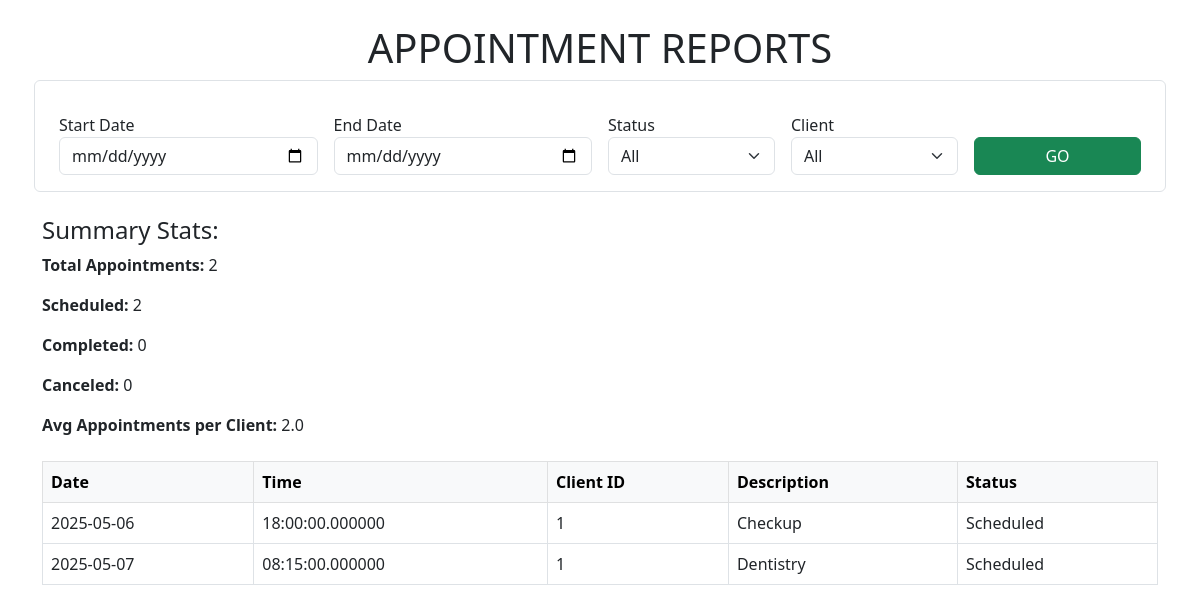
/report?client_id=1, run on the app's committed database.
### app.py (models this page shows)
class Appointment(db.Model):
    id = db.Column(db.Integer, primary_key=True)
    date = db.Column(db.Date, nullable=False, index=True)  # index
    time = db.Column(db.Time, nullable=False)
    description = db.Column(db.Text, nullable=True)
    client_id = db.Column(db.Integer, db.ForeignKey('client.id'), nullable=False, index=True)  # index
    status = db.Column(db.String(20), nullable=False, default="Scheduled", index=True)  # index

### app.py (the view)
@app.route('/report', methods=['GET'])
def report():
    date_from = request.args.get('date_from')
    date_to = request.args.get('date_to')
    status = request.args.get('status')
    client_id = request.args.get('client_id')
    sql_query = "SELECT * FROM Appointment WHERE 1=1"
    summary_query = "SELECT status, COUNT(*) as count FROM Appointment WHERE 1=1"
    avg_query = """
        SELECT AVG(cnt) FROM (
            SELECT COUNT(*) as cnt FROM Appointment WHERE 1=1
    """
    params = {}
    if date_from and date_to:
        sql_query += " AND date BETWEEN :date_from AND :date_to"
        summary_query += " AND date BETWEEN :date_from AND :date_to"
        avg_query += " AND date BETWEEN :date_from AND :date_to"
        params["date_from"] = date_from
        params["date_to"] = date_to
    if status:
        sql_query += " AND status = :status"
        summary_query += " AND status = :status"
        avg_query += " AND status = :status"
        params["status"] = status
    if client_id:
        sql_query += " AND client_id = :client_id"
        summary_query += " AND client_id = :client_id"
        avg_query += " AND client_id = :client_id"
        params["client_id"] = client_id
    avg_query += " GROUP BY client_id)"
    appointments = db.session.execute(text(sql_query), params).fetchall()
    status_counts = db.session.execute(text(summary_query), params).fetchall()
    avg_per_client = db.session.execute(text(avg_query), params).scalar()
    summary = {row.status: row.count for row in status_counts}
    total = sum(summary.values())
    clients = Client.query.all()
    statuses = db.session.execute(text("SELECT DISTINCT status FROM Appointment")).fetchall()
    return render_template('report.html',
                           appointments=appointments,
                           summary=summary,
                           total=total,
                           avg_per_client=avg_per_client,
                           clients=clients,
                           statuses=[s[0] for s in statuses])

### templates/report.html (shortened to what this page needs)
<!DOCTYPE html>
<html lang="en">
<head>
    <link rel="stylesheet" href="https://cdn.jsdelivr.net/npm/bootstrap@5.3.0/dist/css/bootstrap.min.css">
</head>
<body class="container mt-4">
    <h1 class="text-center mb-4">APPOINTMENT REPORTS</h1>
    <form method="get" class="row g-3 mb-4 border p-3 rounded">
        <div class="col-md-3">
            <label>Start Date</label>
            <input type="date" name="date_from" class="form-control">
        </div>
        <div class="col-md-3">
            <label>End Date</label>
            <input type="date" name="date_to" class="form-control">
        </div>
        <div class="col-md-2">
            <label>Status</label>
            <select name="status" class="form-select">
                <option value="">All</option>
            </select>
        </div>
        <div class="col-md-2">
            <label>Client</label>
            <select name="client_id" class="form-select">
                <option value="">All</option>
            </select>
        </div>
        <div class="col-md-2 align-self-end">
            <button type="submit" class="btn btn-success w-100">GO</button>
        </div>
    </form>
    <div class="mb-4">
        <h4>Summary Stats:</h4>
        <p><strong>Total Appointments:</strong> {{ total }}</p>
        <p><strong>Scheduled:</strong> {{ summary.get("Scheduled", 0) }}</p>
        <p><strong>Completed:</strong> {{ summary.get("Completed", 0) }}</p>
        <p><strong>Canceled:</strong> {{ summary.get("Canceled", 0) }}</p>
        <p><strong>Avg Appointments per Client:</strong> {{ avg_per_client | round(2) }}</p>
    </div>
    <table class="table table-bordered">
        <thead class="table-light">
            <tr>
                <th>Date</th>
                <th>Time</th>
                <th>Client ID</th>
                <th>Description</th>
                <th>Status</th>
            </tr>
        </thead>
        <tbody>
            {% for appt in appointments %}
            <tr>
                <td>{{ appt.date }}</td>
                <td>{{ appt.time }}</td>
                <td>{{ appt.client_id }}</td>
                <td>{{ appt.description }}</td>
                <td>{{ appt.status }}</td>
            </tr>
            {% endfor %}
        </tbody>
    </table>
</body>
</html>

### data on the page
Appointment: date "2025-05-06", time "18:00:00.000000", client_id "1", description "Checkup", status "Scheduled"
Appointment: date "2025-05-07", time "08:15:00.000000", client_id "1", description "Dentistry", status "Scheduled"

### other printed values
{{ total }} "2"
{{ summary.get("Scheduled", 0) }} "2"
{{ summary.get("Completed", 0) }} "0"
{{ summary.get("Canceled", 0) }} "0"
{{ avg_per_client | round(2) }} "2.0"
